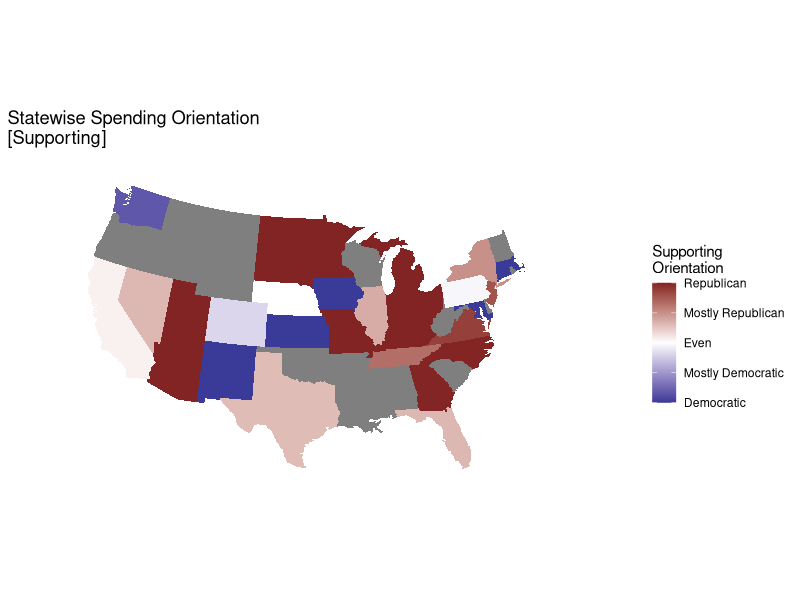
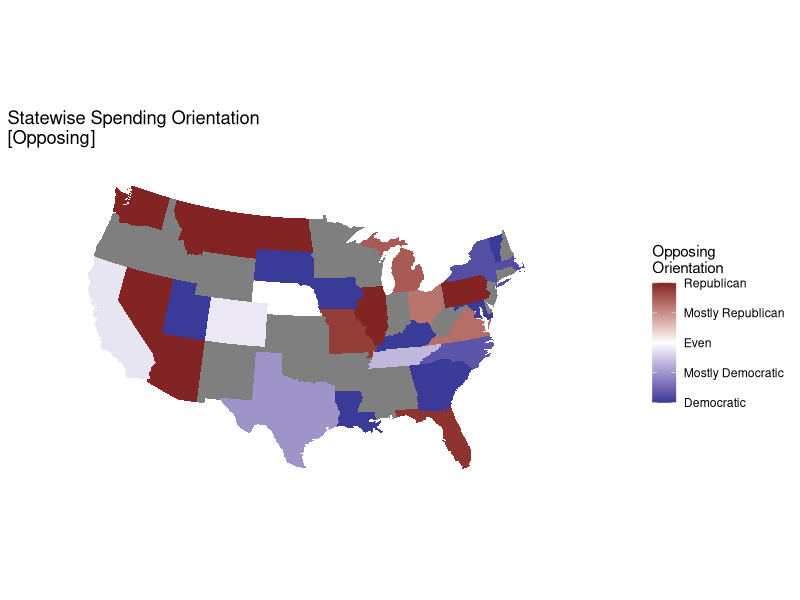

Source code (R) for these figures, in order:
#!/usr/bin/Rscript

require(ggplot2)
require(plyr)
require(maps)
require(grid)
require(mapproj)
require(scales)

p <- read.csv("./committee_summary.csv", header=TRUE)

names(p)[12] <- "receipts"

superpac.spend <- ddply(p, "state", summarize, 
                        sd = sum(IEs.support.dems, na.rm=TRUE), 
                        sr=sum(IEs.support.reps, na.rm=T),
                        od = sum(IEs.oppose.dems, na.rm=T),
                        or = sum(IEs.oppose.reps, na.rm=T))

states_map <- map_data("state")

superpac.spend$statelc <- tolower(state.name[match(superpac.spend$state, state.abb)])

superpac.spend$statelc[9] <- "district of columbia"

superpac.spend$support <- (superpac.spend$sr-superpac.spend$sd)/(superpac.spend$sd+superpac.spend$sr)
superpac.spend$oppose <- (superpac.spend$od-superpac.spend$or)/(superpac.spend$od+superpac.spend$or)

clean_theme <- theme(axis.title = element_blank(), axis.text=element_blank(), panel.background=element_blank(), panel.grid=element_blank(), axis.ticks.length = unit(0, "cm"), complete=TRUE)

ggplot(superpac.spend, aes(map_id = statelc, fill=support)) + 
  geom_map(map=states_map) + 
  expand_limits(x=states_map$long, y=states_map$lat) + 
  coord_map("polyconic") + 
  scale_fill_gradient2(high=muted("red"), 
                       low=muted("blue"), 
                       mid="white",
                       labels=c("Democratic","Mostly Democratic", "Even", "Mostly Republican", "Republican")) + 
  labs(fill="Supporting\nOrientation") + 
  ggtitle("Statewise Spending Orientation\n[Supporting]") +
  clean_theme

ggplot(superpac.spend, aes(map_id = statelc, fill=oppose)) + 
  geom_map(map=states_map) + 
  expand_limits(x=states_map$long, y=states_map$lat) + 
  coord_map("polyconic") + 
  scale_fill_gradient2(high=muted("red"), 
                       low=muted("blue"), 
                       mid="white",
                       labels=c("Democratic","Mostly Democratic", "Even", "Mostly Republican", "Republican")) + 
  labs(fill="Opposing\nOrientation") + 
  ggtitle("Statewise Spending Orientation\n[Opposing]") +
  clean_theme
